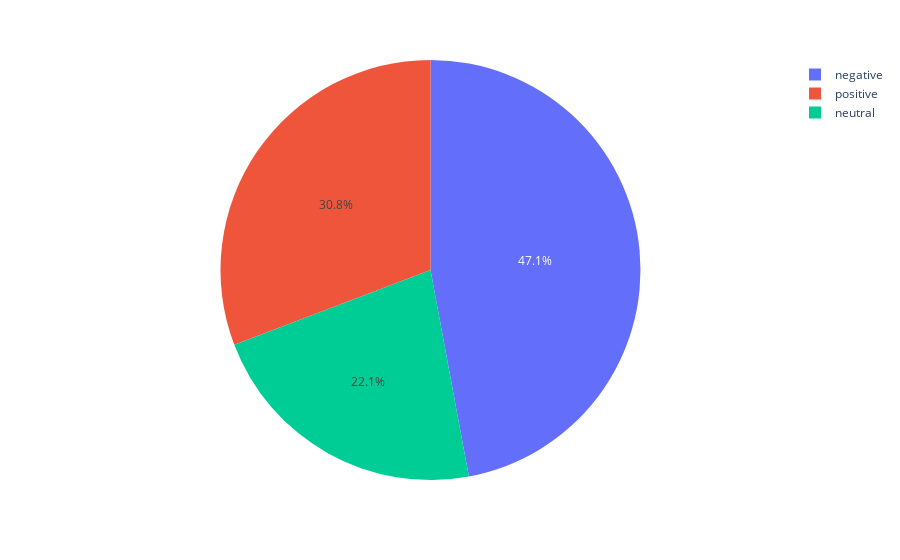

Notebook source saved alongside this figure:
### Code cell
px.pie(data,names='Sentiment')

### Figure 1 — Plotly figure (JSON) as saved in the notebook; plotly's stock layout.template omitted (floating-point values rounded to 4 significant figures; data arrays with more than 128 entries replaced by an {"elided": "..."} marker saying what was removed)
{"data": [{"domain": {"x": [0, 1], "y": [0, 1]}, "hovertemplate": "Sentiment=%{label}<extra></extra>", "labels": {"elided": "4000 str values"}, "legendgroup": "", "name": "", "showlegend": true, "type": "pie"}], "layout": {"legend": {"tracegroupgap": 0}, "margin": {"t": 60}}}
